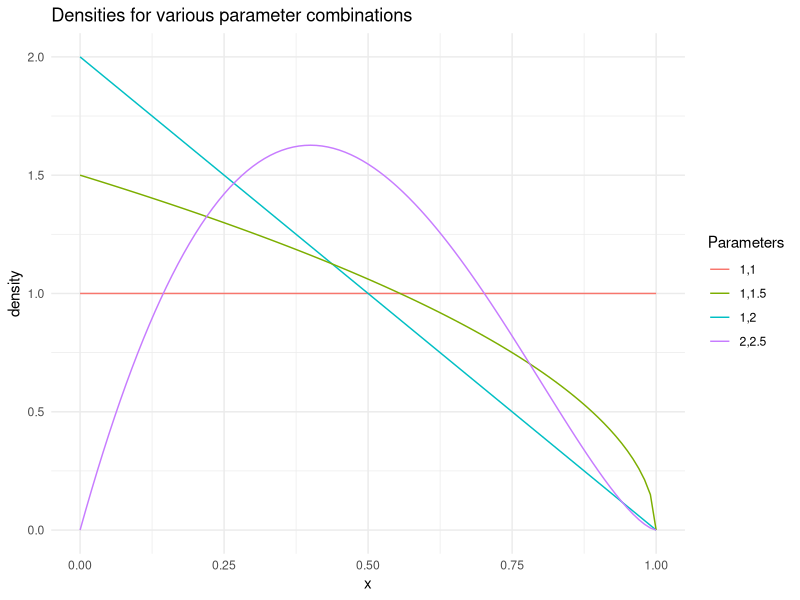

Write the R code that produced this figure.
## ---- chunk 1
library(tidyverse)
## ---- chunk 2
# Wrapper over any target density function
# affine density of z = ax + b
# This function would return a new function d(z)
daffine <- function(d, a, b,...) {
  \(z) (1 / abs(a)) * d((z - b) / a, ...) 
}
# function would return a new r(z) the would be sample from the z space where x
# is a well-known distribution
raffine <- function(r, a, b, ...) {
  par <- list(...)
  \(n) a * do.call(r, c(list(n = n), par)) + b
}
# Example usage
dz <- daffine(dnorm , a = 2, b = 3, mean = 0, sd = 1)
rz <- raffine(rnorm, a = 2, b = 3, mean = 0, sd = 1)
dz(3)
dnorm(3,3,2)
z <- rz(1e5)
mean(z);sd(z)

## ---- chunk 3
params <- tribble(
  ~shape1, ~shape2,
  1,1,
  1,2,
  1,1.5,
  2,2.5
)
# pass params in a list or a tibble 
plot_density <- function(dfunc, params) {
  plt <- ggplot()
  reduce(
  pmap(params, \(...) {
      par <- list(...)
      lbl <- do.call(paste, c(...,list(sep = ",")))
      geom_function(
        aes(colour = lbl),
        fun = \(x) do.call(dfunc, c(list(x = x), par))
      )
    }
  ),
    `+`,
    .init = plt
  ) +
    labs(color = "Parameters", x = "x", y = "density", title = "Densities for various parameter combinations") + theme_minimal()
}
plot_density(dbeta, params)

## ---- chunk 4
# Generic Rejection Sampling function
# using log transformation for numeric stability
# pass any additional parameters for the proposal distribution in the the parameters after n
sample_reject <- function(dtgt, 
                          dprop, # defaulted to uniform
                          rprop, # defaulted to uniform
                          support = c(0,1), 
                          n,
                          scaling_const = NA
                          ) {
                          # ...) {
  log_ratio <- function(x) log(dtgt(x)) - log(dprop(x,...))

  # Sampled value
  X <- numeric(n)
  total_run <- 0
  accepted <- 0
 
  if (is.na(scaling_const)) {
    opt <- optimise(log_ratio, support, maximum = T)
    logM <- opt$objective
  } else {
    logM <- log(scaling_const)
  }
  
  if (!is.finite(logM)) stop("M is not finite; dtgt/dprop may be unbounded on the support")

  while (accepted < n) {
    # sampling from proposal dist
    z <- rprop(1)
    # z <- rprop(1,...)
    # total_run should be immediately updated after a random draw
    total_run <- total_run + 1
    if (z < support[1] || z > support[2]) next

    log_rz <- log_ratio(z)
    if (!is.finite(log_rz)) next

    log_p_qm <- log_rz - logM
    p_qm <- exp(log_p_qm) 
    if (p_qm > 1) p_qm <- 1

    if (runif(1) <= p_qm) {
      accepted <- accepted + 1
      X[accepted] <- z
    }
  }

  list(
    X = X,
    total_run = total_run,
    accept_rate = n / total_run,
    M = exp(logM)
  )
}
## ---- chunk 5
log_post <- function(z, data = saints_goals) {
  # likelihood <- sapply(z, prod(dpois(data, exp(z)) ) ) 
  log_lkld <- sapply(z, 
    function(z) sum(dpois(data, exp(z), log = T))  
  ) 
  log_lkld + dnorm(z, 1, 0.5, log = T)
}
## ---- chunk 6
log_ratio <- function(z1, z2) {
  log_post(z1) - log_post(z2)
}
metropolis <- function(start_val = 1, 
                       n = 1000, 
                       rprop = rnorm, 
                       log_ratio,
                       prev_val_param = "mean",
                       ...) {
    z <- c(log(start_val), rep(0, n)) # start_val would be rejected at the end
    accept <- 0
      for (i in 2:(n+1)) {
        prop <- do.call(
           rprop, 
           c(
           list(n = 1), 
           setNames(list(z[i - 1]), prev_val_param), 
           list(...)
           )
         )
        if (log(runif(1)) < min(0, log_ratio(prop, z[i - 1])) ) {
          z[i] <- prop
          accept <- accept + 1
        } else {
          z[i] <- z[i - 1]
        }
      }
    list(sample = exp(z[2:(n+1)]), accept_rate = accept / n)
}
## ---- chunk 7
expected_importance <- function(tgt_func, dtgt, dprop, rprop, n) {
  x <- rprop(n)
  f_x <- tgt_func(x)
  w <- dtgt(x) / dprop(x)

  # normalised IS
  sum(f_x * w) / sum(w)
} 
